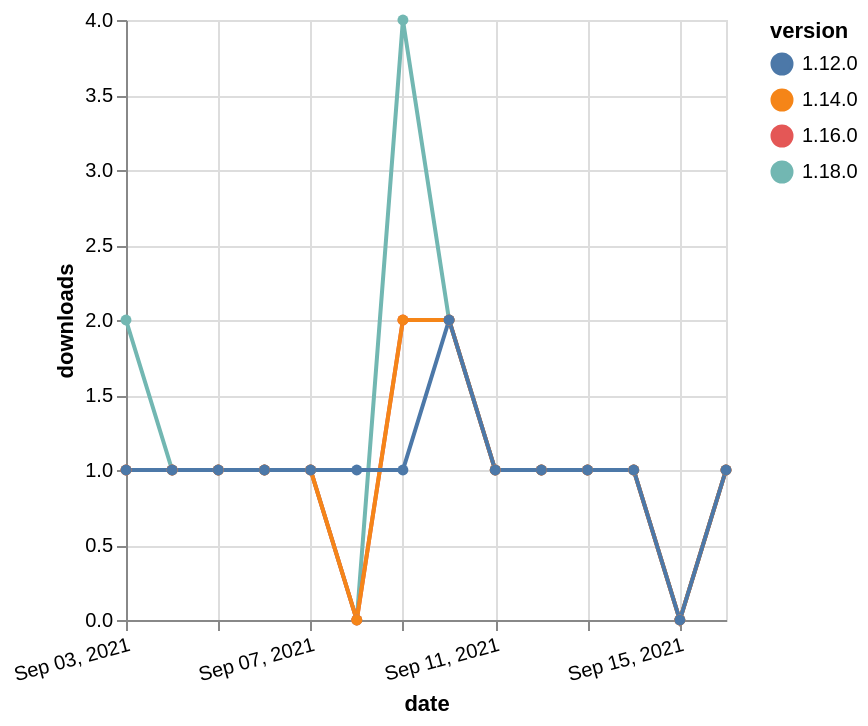

Specify this chart in Vega-Lite:
### Vega-Lite specification from a JSON file in a GitHub repository (floating-point values rounded to 4 significant figures)
{"$schema": "https://vega.github.io/schema/vega-lite/v5.json", "description": "A simple bar chart with embedded data.", "data": {"values": [{"date": "2021-09-03", "total": 161, "delta": 2, "version": "1.18.0"}, {"date": "2021-09-04", "total": 162, "delta": 1, "version": "1.18.0"}, {"date": "2021-09-05", "total": 163, "delta": 1, "version": "1.18.0"}, {"date": "2021-09-06", "total": 164, "delta": 1, "version": "1.18.0"}, {"date": "2021-09-07", "total": 165, "delta": 1, "version": "1.18.0"}, {"date": "2021-09-08", "total": 165, "delta": 0, "version": "1.18.0"}, {"date": "2021-09-09", "total": 169, "delta": 4, "version": "1.18.0"}, {"date": "2021-09-10", "total": 171, "delta": 2, "version": "1.18.0"}, {"date": "2021-09-11", "total": 172, "delta": 1, "version": "1.18.0"}, {"date": "2021-09-12", "total": 173, "delta": 1, "version": "1.18.0"}, {"date": "2021-09-13", "total": 174, "delta": 1, "version": "1.18.0"}, {"date": "2021-09-14", "total": 175, "delta": 1, "version": "1.18.0"}, {"date": "2021-09-15", "total": 175, "delta": 0, "version": "1.18.0"}, {"date": "2021-09-16", "total": 176, "delta": 1, "version": "1.18.0"}, {"date": "2021-09-03", "total": 195, "delta": 1, "version": "1.16.0"}, {"date": "2021-09-04", "total": 196, "delta": 1, "version": "1.16.0"}, {"date": "2021-09-05", "total": 197, "delta": 1, "version": "1.16.0"}, {"date": "2021-09-06", "total": 198, "delta": 1, "version": "1.16.0"}, {"date": "2021-09-07", "total": 199, "delta": 1, "version": "1.16.0"}, {"date": "2021-09-08", "total": 199, "delta": 0, "version": "1.16.0"}, {"date": "2021-09-09", "total": 201, "delta": 2, "version": "1.16.0"}, {"date": "2021-09-10", "total": 203, "delta": 2, "version": "1.16.0"}, {"date": "2021-09-11", "total": 204, "delta": 1, "version": "1.16.0"}, {"date": "2021-09-12", "total": 205, "delta": 1, "version": "1.16.0"}, {"date": "2021-09-13", "total": 206, "delta": 1, "version": "1.16.0"}, {"date": "2021-09-14", "total": 207, "delta": 1, "version": "1.16.0"}, {"date": "2021-09-15", "total": 207, "delta": 0, "version": "1.16.0"}, {"date": "2021-09-16", "total": 208, "delta": 1, "version": "1.16.0"}, {"date": "2021-09-03", "total": 190, "delta": 1, "version": "1.14.0"}, {"date": "2021-09-04", "total": 191, "delta": 1, "version": "1.14.0"}, {"date": "2021-09-05", "total": 192, "delta": 1, "version": "1.14.0"}, {"date": "2021-09-06", "total": 193, "delta": 1, "version": "1.14.0"}, {"date": "2021-09-07", "total": 194, "delta": 1, "version": "1.14.0"}, {"date": "2021-09-08", "total": 194, "delta": 0, "version": "1.14.0"}, {"date": "2021-09-09", "total": 196, "delta": 2, "version": "1.14.0"}, {"date": "2021-09-10", "total": 198, "delta": 2, "version": "1.14.0"}, {"date": "2021-09-11", "total": 199, "delta": 1, "version": "1.14.0"}, {"date": "2021-09-12", "total": 200, "delta": 1, "version": "1.14.0"}, {"date": "2021-09-13", "total": 201, "delta": 1, "version": "1.14.0"}, {"date": "2021-09-14", "total": 202, "delta": 1, "version": "1.14.0"}, {"date": "2021-09-15", "total": 202, "delta": 0, "version": "1.14.0"}, {"date": "2021-09-16", "total": 203, "delta": 1, "version": "1.14.0"}, {"date": "2021-09-03", "total": 243, "delta": 1, "version": "1.12.0"}, {"date": "2021-09-04", "total": 244, "delta": 1, "version": "1.12.0"}, {"date": "2021-09-05", "total": 245, "delta": 1, "version": "1.12.0"}, {"date": "2021-09-06", "total": 246, "delta": 1, "version": "1.12.0"}, {"date": "2021-09-07", "total": 247, "delta": 1, "version": "1.12.0"}, {"date": "2021-09-08", "total": 248, "delta": 1, "version": "1.12.0"}, {"date": "2021-09-09", "total": 249, "delta": 1, "version": "1.12.0"}, {"date": "2021-09-10", "total": 251, "delta": 2, "version": "1.12.0"}, {"date": "2021-09-11", "total": 252, "delta": 1, "version": "1.12.0"}, {"date": "2021-09-12", "total": 253, "delta": 1, "version": "1.12.0"}, {"date": "2021-09-13", "total": 254, "delta": 1, "version": "1.12.0"}, {"date": "2021-09-14", "total": 255, "delta": 1, "version": "1.12.0"}, {"date": "2021-09-15", "total": 255, "delta": 0, "version": "1.12.0"}, {"date": "2021-09-16", "total": 256, "delta": 1, "version": "1.12.0"}]}, "width": "container", "mark": {"type": "line", "point": {"filled": true}}, "encoding": {"x": {"field": "date", "type": "temporal", "timeUnit": "yearmonthdate", "title": "date", "axis": {"labelAngle": -15}}, "y": {"field": "delta", "type": "quantitative", "title": "downloads"}, "color": {"field": "version", "type": "nominal"}, "tooltip": {"field": "delta"}}}
